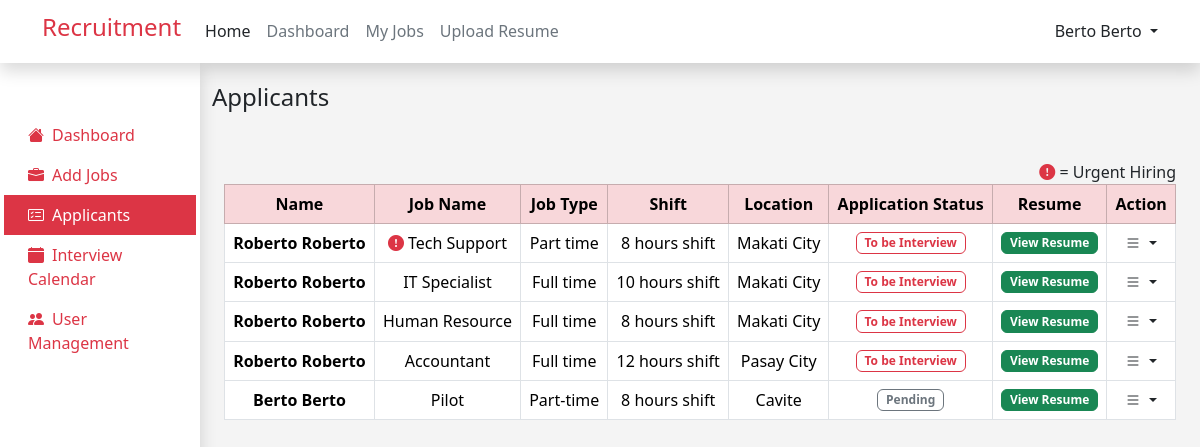
/admin/applicants.php (signed in), run on an earlier commit of the app's database.
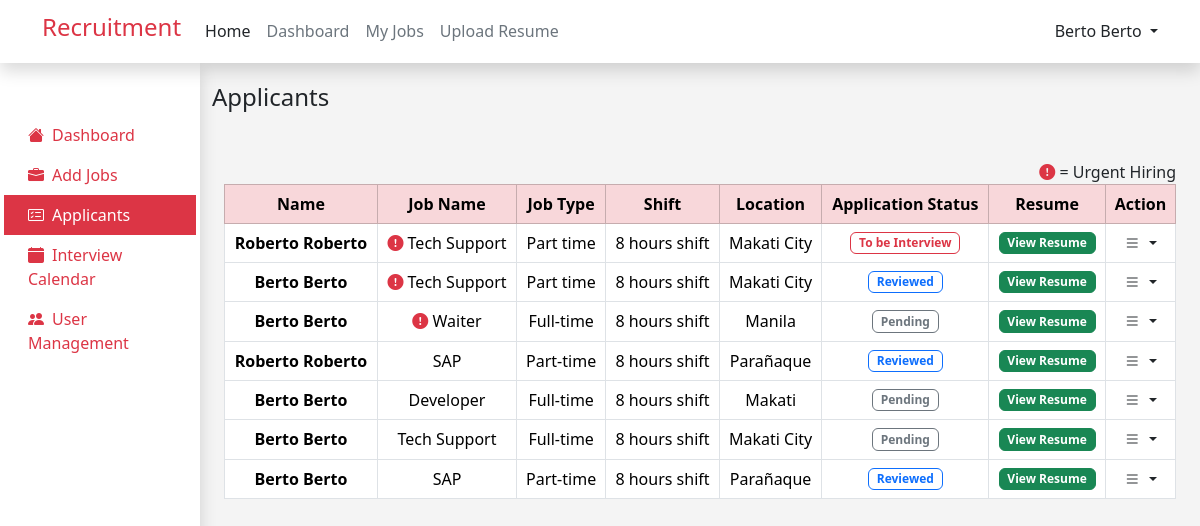
And on a later commit of the database.
### tables this page shows
CREATE TABLE `job_applicants` (
  `id` int(12) NOT NULL,
  `user_id` int(12) NOT NULL,
  `job_id` int(12) NOT NULL,
  `application_status` varchar(255) NOT NULL,
  `interview_date` datetime DEFAULT NULL
);

CREATE TABLE `user` (
  `id` int(11) NOT NULL,
  `first_name` varchar(255) NOT NULL,
  `last_name` varchar(255) NOT NULL,
  `email` varchar(255) NOT NULL,
  `password` varchar(255) NOT NULL,
  `role` varchar(255) NOT NULL,
  `resume` varchar(255) NOT NULL,
  `branch` varchar(255) NOT NULL
);

CREATE TABLE `jobs` (
  `id` int(12) NOT NULL,
  `job_name` varchar(255) NOT NULL,
  `salary` int(12) NOT NULL,
  `job_type` varchar(255) NOT NULL,
  `shift_and_schedule` varchar(255) NOT NULL,
  `location` varchar(255) NOT NULL,
  `job_description` text NOT NULL,
  `benefits` text NOT NULL,
  `priority` varchar(255) NOT NULL,
  `department` varchar(255) NOT NULL,
  `created_at` timestamp NOT NULL DEFAULT current_timestamp() ON UPDATE current_timestamp()
);

### admin/applicants.php (the view, shortened to what the changed rows need)
<?php
include ('../header.php');
include ('../dbconn.php');
$query =
    "SELECT job_applicants.*, jobs.job_name, jobs.job_type, jobs.shift_and_schedule, jobs.location, jobs.priority, user.first_name, user.last_name, user.resume
    FROM ((job_applicants
    INNER JOIN jobs ON job_applicants.job_id = jobs.id)
    INNER JOIN user ON job_applicants.user_id = user.id)
    WHERE job_applicants.application_status != 'Not Selected' AND job_applicants.application_status != 'Selected'
    ORDER BY CASE WHEN jobs.priority = 'Urgent Hiring' THEN 0 ELSE 1 END";
$result = mysqli_query($conn, $query);
?>
<!DOCTYPE html>
<html lang="en">
<head>
</head>
<body style="background-color: #F4F4F4; ">
    <div class="container-fluid">
        <div class="row h-100">
            <div class="col-md-10 col-lg-9 col-xl-10  mt-3">
                <div class="container-fluid table-responsive-sm">
                    <table class="table text-center table-hover table-bordered">
                        <thead class="table-danger">
                            <tr>
                                <th>Name</th>
                                <th>Job Name</th>
                                <th>Job Type</th>
                                <th>Shift</th>
                                <th>Location</th>
                                <th>Application Status</th>
                                <th>Resume</th>
                                <th>Action</th>
                            </tr>
                        </thead>
                        <tbody>
                            <?php
                            while ($row = mysqli_fetch_assoc($result)) {
                                ?>
                                <tr>
                                    <th>
                                        <?php echo $row['first_name'] . ' ' . $row['first_name']; ?>
                                    </th>
                                    <td>
                                        <?php
                                        if ($row['priority'] == 'Urgent Hiring') {
                                            ?>
                                            <i class="bi bi-exclamation-circle-fill text-danger"></i>
                                            <?php
                                            echo $row['job_name'];
                                        } else {
                                            echo $row['job_name'];
                                        }
                                        ?>
                                    </td>
                                    <td>
                                        <?php echo $row['job_type']; ?>
                                    </td>
                                    <td>
                                        <?php echo $row['shift_and_schedule']; ?>
                                    </td>
                                    <td>
                                        <?php echo $row['location']; ?>
                                    </td>
                                    <td>
                                        <?php
                                        if ($row['application_status'] == 'Pending') {
                                            ?>
                                            <span class="badge border border-secondary text-secondary">
                                                Pending
                                            </span>
                                            <?php
                                        } elseif ($row['application_status'] == 'Reviewed') {
                                            ?>
                                            <span class="badge border border-primary text-primary">
                                                Reviewed
                                            </span>
                                            <?php
                                        } elseif ($row['application_status'] == 'Interview') {
                                            ?>
                                            <span class="badge border border-danger text-danger"">
                                                To be Interview
                                            </span>
                                            <?php
                                        }
                                        ?>
                                    </td>
                                    <td>
                                        <a href=" /recruitment/resume/<?php echo $row['resume']; ?>" target="_blank"
                                            class="text-decoration-none btn btn-success badge view-resume"
                                            data-application-id="<?php echo $row['id']; ?>">
                                            View Resume
                                            </a>
                                    </td>
                                    <td>
                                        <a href="#" class="d-block text-dark text-decoration-none dropdown-toggle"
                                            id="dropdownUser2" data-bs-toggle="dropdown" aria-expanded="false">
                                            <i class="bi bi-list"></i>
                                        </a>
                                    </td>
                                </tr>
                                <?php
                            }
                            ?>
                        </tbody>
                    </table>
                </div>
            </div>
        </div>
    </div>
</body>
</html>

What changed in the data, as far as the page shows it:
no longer on this page (row edited): job_applicants: user.first_name "Roberto", job.job_name "IT Specialist", job.job_type "Full time", job.shift_and_schedule "10 hours shift", job.location "Makati City", application_status "To be Interview"
no longer on this page (row edited): job_applicants: user.first_name "Roberto", job.job_name "Human Resource", job.job_type "Full time", job.shift_and_schedule "8 hours shift", job.location "Makati City", application_status "To be Interview"
no longer on this page (row edited): job_applicants: user.first_name "Roberto", job.job_name "Accountant", job.job_type "Full time", job.shift_and_schedule "12 hours shift", job.location "Pasay City", application_status "To be Interview"
no longer on this page (row edited): job_applicants: user.first_name "Berto", job.job_name "Pilot", job.job_type "Part-time", job.shift_and_schedule "8 hours shift", job.location "Cavite", application_status "Pending"
added job_applicants: user.first_name "Berto", job.job_name "Tech Support", job.job_type "Part time", job.shift_and_schedule "8 hours shift", job.location "Makati City", application_status "Reviewed"
added job_applicants: user.first_name "Berto", job.job_name "Waiter", job.job_type "Full-time", job.shift_and_schedule "8 hours shift", job.location "Manila", application_status "Pending"
added job_applicants: user.first_name "Roberto", job.job_name "SAP", job.job_type "Part-time", job.shift_and_schedule "8 hours shift", job.location "Parañaque", application_status "Reviewed"
added job_applicants: user.first_name "Berto", job.job_name "Developer", job.job_type "Full-time", job.shift_and_schedule "8 hours shift", job.location "Makati", application_status "Pending"
added job_applicants: user.first_name "Berto", job.job_name "Tech Support", job.job_type "Full-time", job.shift_and_schedule "8 hours shift", job.location "Makati City", application_status "Pending"
added job_applicants: user.first_name "Berto", job.job_name "SAP", job.job_type "Part-time", job.shift_and_schedule "8 hours shift", job.location "Parañaque", application_status "Reviewed"
